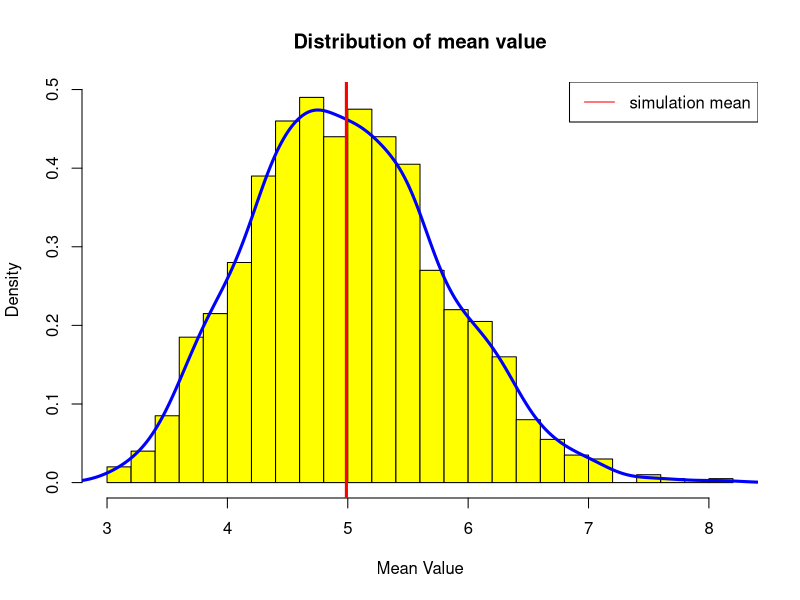
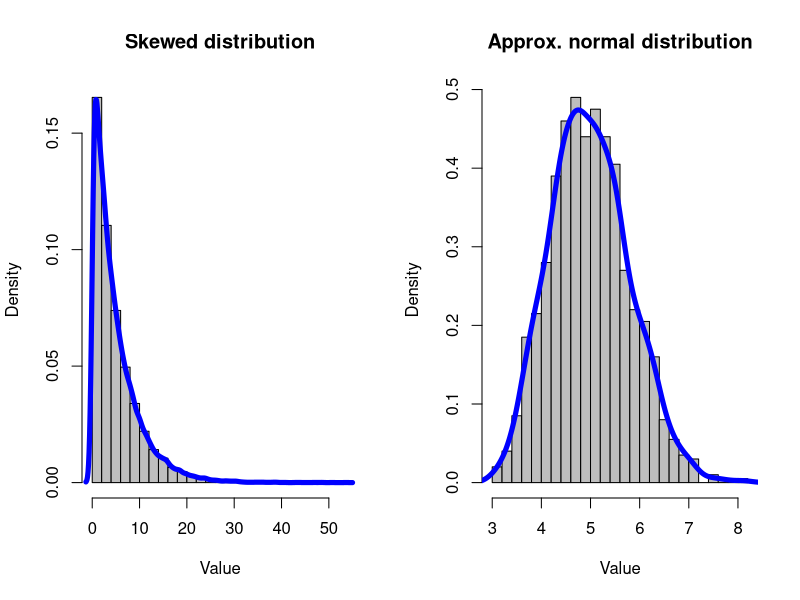
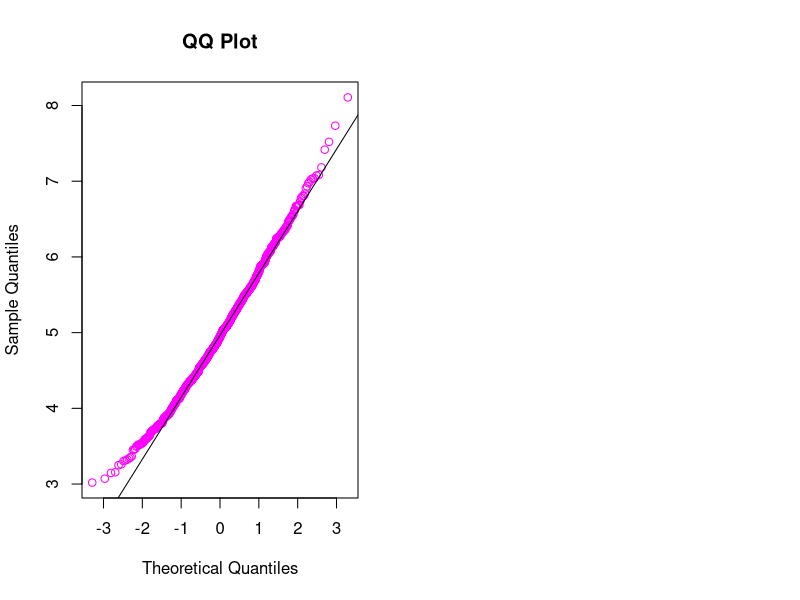

Write R code to recreate these figures, in order.
## ---- chunk 1

set.seed(40)
lambda <- 0.2
samplesize <- 40 #40 is sample size
simulations <- 1000 #we will perform 1000 simulations

#generate simulations
simulated_matrix <- matrix(rexp(samplesize * simulations, rate=lambda), nrow=simulations, ncol=samplesize)

#calculate and save mean of 40 samples per simulation
row_meanvalue <- rowMeans(simulated_matrix)
## ---- chunk 2
hist(row_meanvalue,
     col="yellow",
     breaks=20,
     main="Distribution of mean value",
     xlab="Mean Value",
     prob=TRUE)

lines(density(row_meanvalue), col="blue", lwd=3)
abline(v=mean(row_meanvalue), col="red", lwd=3)

legend('topright', c("simulation mean"), lty=1, col=c("red"))

## ---- chunk 3
par(mfrow=c(1,2))
hist(simulated_matrix,
     col="grey",
     breaks=20,
     main="Skewed distribution",
     xlab="Value",
     prob=TRUE)
lines(density(simulated_matrix), col="blue", lwd=5)

hist(row_meanvalue,
     col="grey",
     breaks=20,
     main="Approx. normal distribution",
     xlab="Value",
     prob=TRUE)
lines(density(row_meanvalue), col="blue", lwd=5)

## ---- chunk 4
qqnorm(row_meanvalue, 
       col="magenta",
       main="QQ Plot")
qqline(row_meanvalue, col="black")
